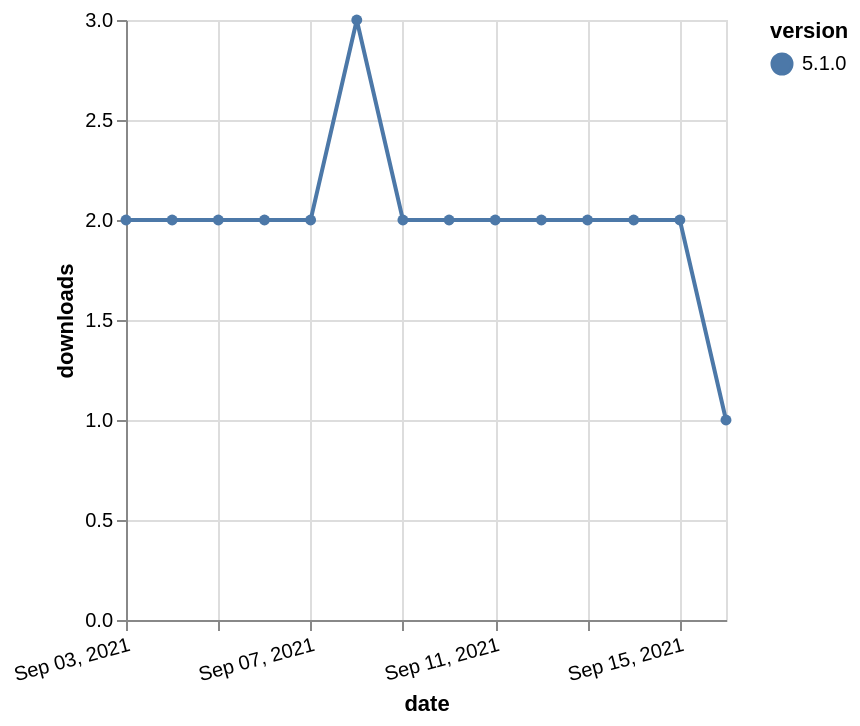

Source (Vega-Lite JSON):
### Vega-Lite specification from a JSON file in a GitHub repository (floating-point values rounded to 4 significant figures)
{"$schema": "https://vega.github.io/schema/vega-lite/v5.json", "description": "A simple bar chart with embedded data.", "data": {"values": [{"date": "2021-09-03", "total": 2766, "delta": 2, "version": "5.1.0"}, {"date": "2021-09-04", "total": 2768, "delta": 2, "version": "5.1.0"}, {"date": "2021-09-05", "total": 2770, "delta": 2, "version": "5.1.0"}, {"date": "2021-09-06", "total": 2772, "delta": 2, "version": "5.1.0"}, {"date": "2021-09-07", "total": 2774, "delta": 2, "version": "5.1.0"}, {"date": "2021-09-08", "total": 2777, "delta": 3, "version": "5.1.0"}, {"date": "2021-09-09", "total": 2779, "delta": 2, "version": "5.1.0"}, {"date": "2021-09-10", "total": 2781, "delta": 2, "version": "5.1.0"}, {"date": "2021-09-11", "total": 2783, "delta": 2, "version": "5.1.0"}, {"date": "2021-09-12", "total": 2785, "delta": 2, "version": "5.1.0"}, {"date": "2021-09-13", "total": 2787, "delta": 2, "version": "5.1.0"}, {"date": "2021-09-14", "total": 2789, "delta": 2, "version": "5.1.0"}, {"date": "2021-09-15", "total": 2791, "delta": 2, "version": "5.1.0"}, {"date": "2021-09-16", "total": 2792, "delta": 1, "version": "5.1.0"}]}, "width": "container", "mark": {"type": "line", "point": {"filled": true}}, "encoding": {"x": {"field": "date", "type": "temporal", "timeUnit": "yearmonthdate", "title": "date", "axis": {"labelAngle": -15}}, "y": {"field": "delta", "type": "quantitative", "title": "downloads"}, "color": {"field": "version", "type": "nominal"}, "tooltip": {"field": "delta"}}}
